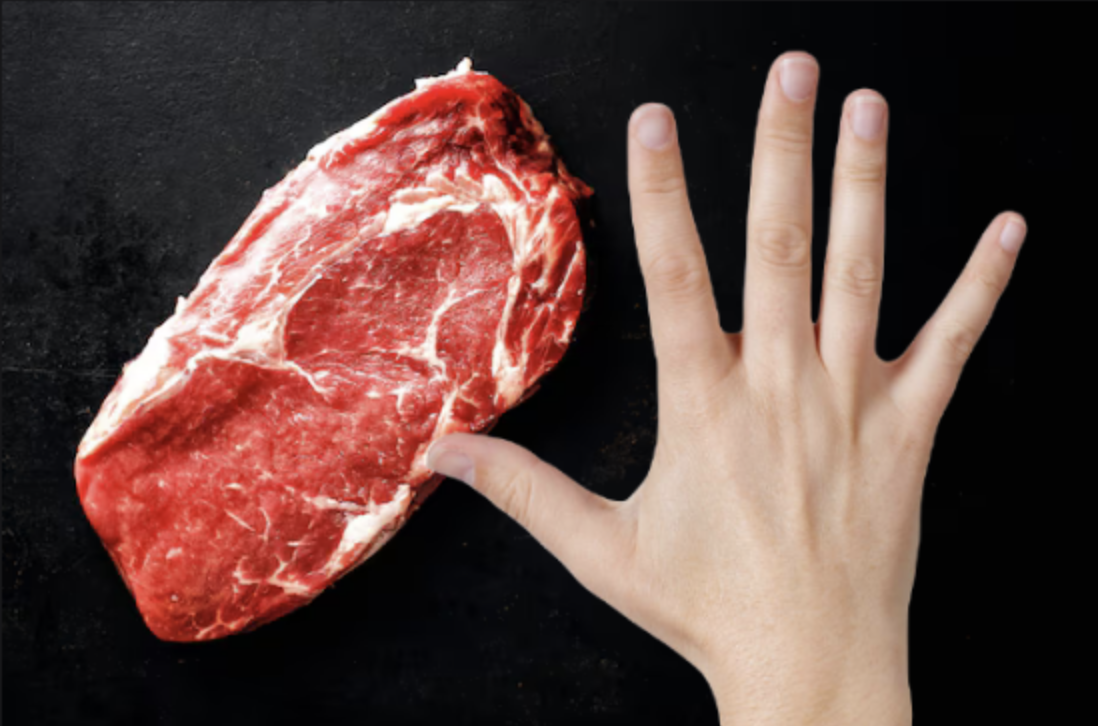
#> input picture testpng/test.png, 1098 x 726 px, given in place of test.jpeg, which was not available
$ python fat_separation.py
#> lines starting #> are read from the running program, lines starting #| are printed output that depends on the picture; after the words box and inside, x2 and y2 are one past the last pixel; in counts of white or black regions, pixels touching at a corner belong together; pictures that were not available may be replaced by others from this repository, and a replacement may not be noted
import os
import numpy as np
from PIL import Image, ImageOps

# 원본 이미지 경로 설정
img_path = './testpng/test.jpeg'

# 마스크 이미지 경로 설정
mask_path = './testpng/maskedtest.png'

# 이미지 열기 (컬러 이미지로)
image = Image.open(img_path).convert("RGB")
image = ImageOps.exif_transpose(image)  # EXIF 회전 정보 적용

# 마스크 이미지 열기 (그레이스케일로 변환)
mask_image = Image.open(mask_path).convert("L")
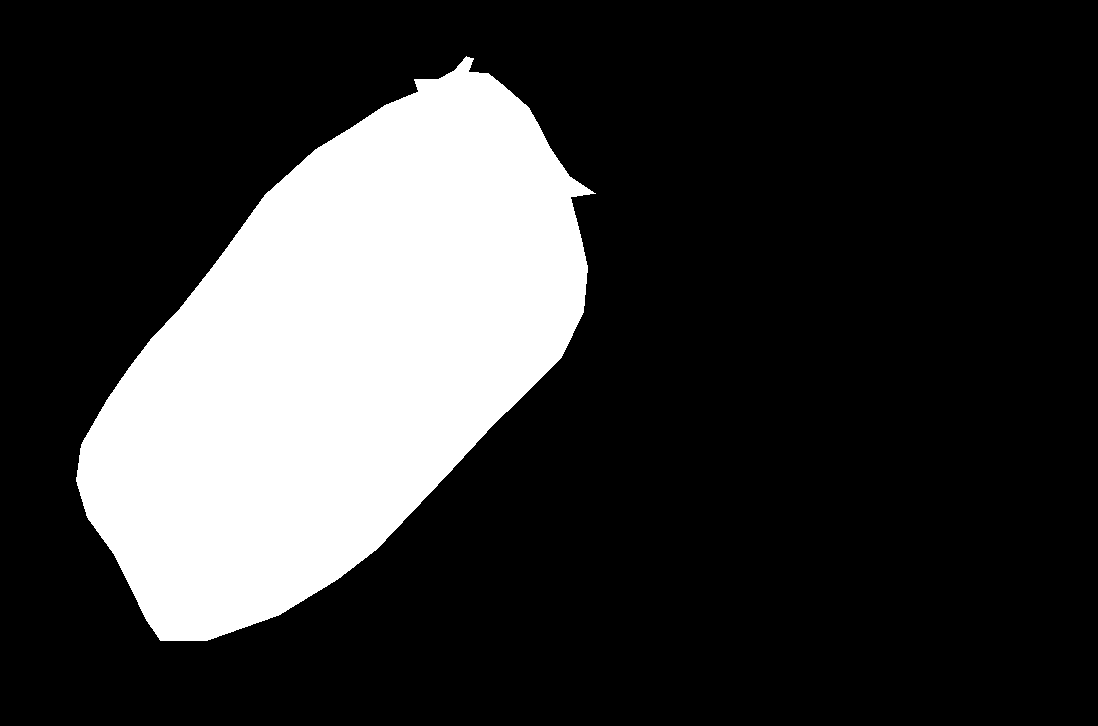
#> input picture testpng/maskedtest.png, 1098 x 726 px
#> mask_image is the input picture: PIL image 1098x726 L; 21.7% white; 1 white region, box (x1, y1, x2, y2) and area: (76, 56, 596, 641) 172772

# 임계값 설정 (지방만 흰색으로 나타나도록 높게 설정)
threshold = 130  # 필요에 따라 조정하세요

# 이미지를 NumPy 배열로 변환
image_np = np.array(image)  # shape: (height, width, 3)
mask_np = np.array(mask_image)  # shape: (height, width)

# 마스크 적용: 마스크 영역이 255인 부분만 남기기
# 마스크를 3차원으로 확장하여 컬러 채널에 적용
mask_np_expanded = np.expand_dims(mask_np == 255, axis=2)
masked_np = np.where(mask_np_expanded, image_np, 0).astype(np.uint8)
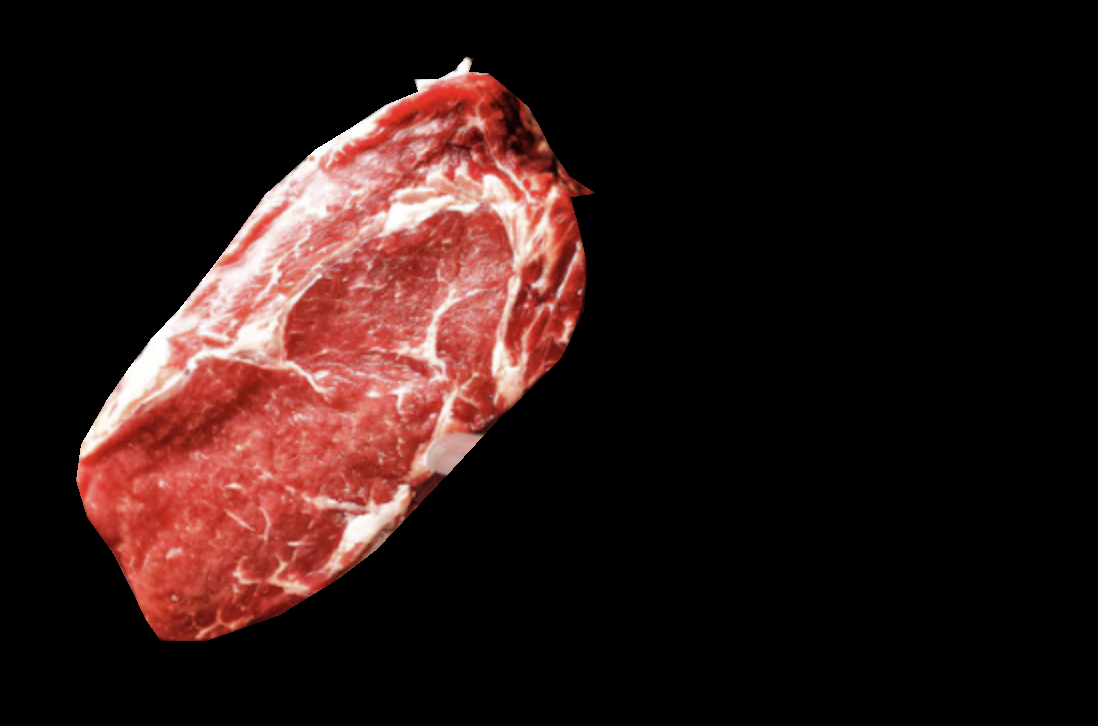
#> masked_np: shape (726, 1098, 3); mean of channels 0, 1, 2 43.5, 23.6, 21.5; drawn as R, G, B

# 원본 이미지의 파일 이름 추출
filename = os.path.basename(img_path)  # 예: '1.jpg'

# NumPy 배열을 다시 이미지로 변환
masked_image = Image.fromarray(masked_np)

# 저장할 디렉토리 경로 설정
save_data_dir = 'fat_separation/data/'

# 저장 경로 생성 (디렉토리가 존재하지 않으면 생성)
os.makedirs(save_data_dir, exist_ok=True)

# 최종 저장 경로 설정
save_data_path = os.path.join(save_data_dir, filename)

# 결과 이미지 저장
masked_image.save(save_data_path)

print(f"마스크 이미지가 '{save_data_path}'로 저장되었습니다.")

# 그레이스케일 이미지로 변환하여 임계값 적용
gray_image = image.convert("L")
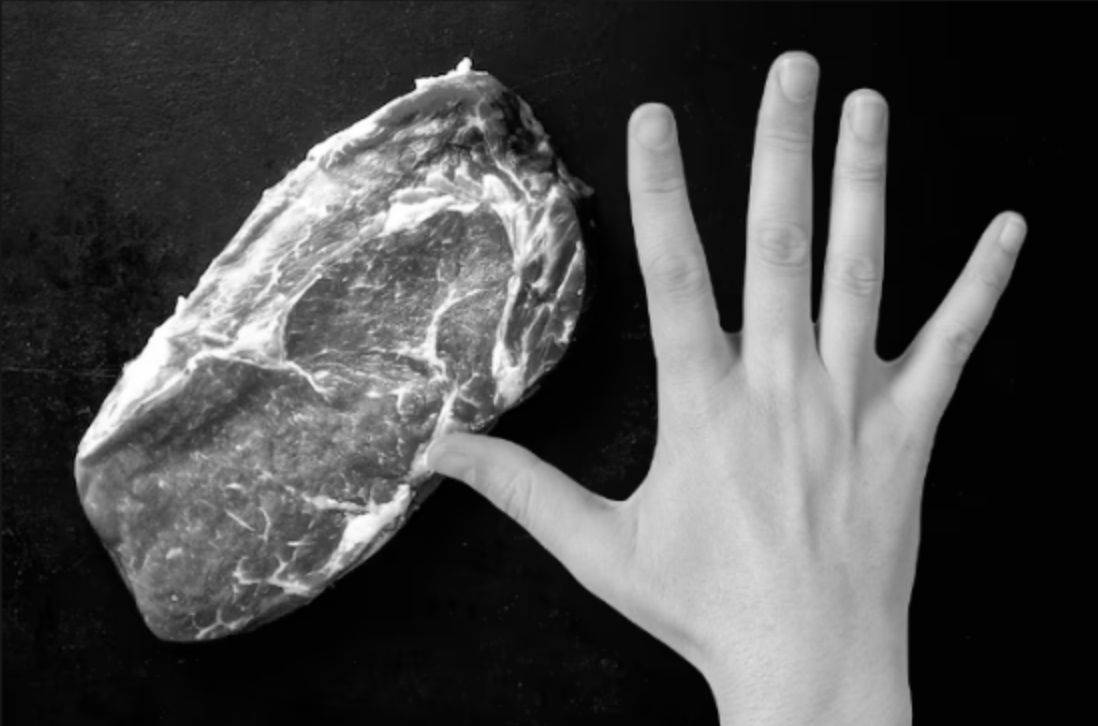
#> gray_image: PIL image 1098x726 L; min 0, max 255, mean 75.6
gray_image_np = np.array(gray_image)

# 임계값 적용: threshold 이상이면 255(흰색), 아니면 0(검은색)
binary_np = np.where(gray_image_np >= threshold, 255, 0).astype(np.uint8)
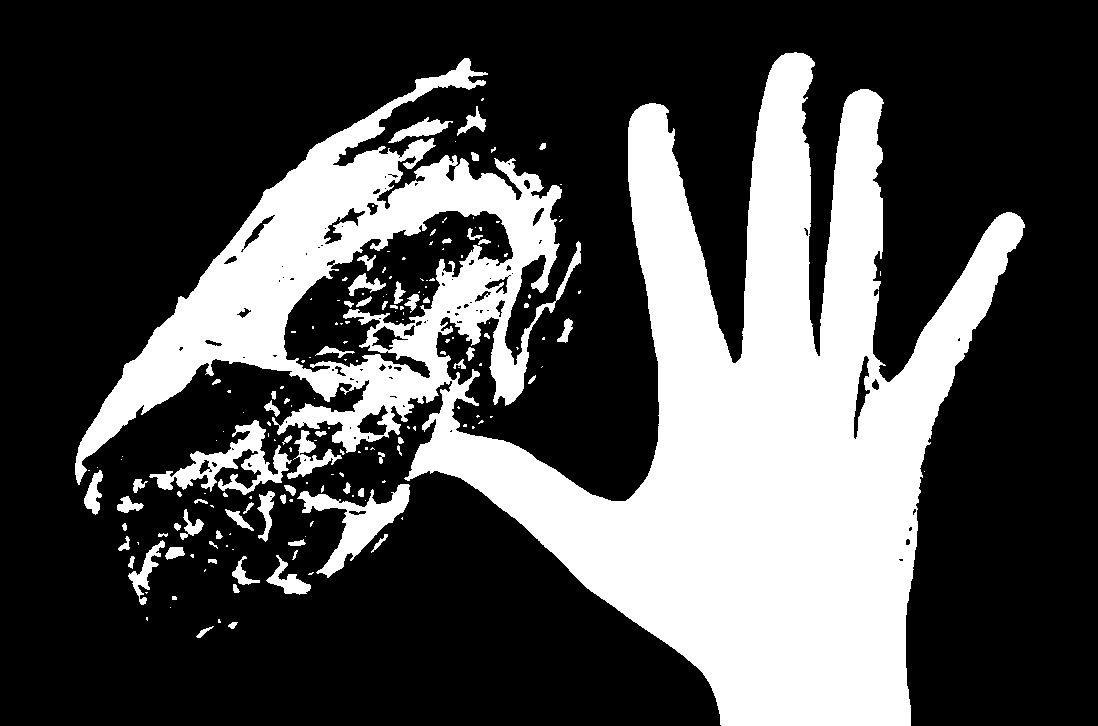
#> binary_np: shape (726, 1098); 30.3% white; 185 white regions (118 under 20 px), largest, box (x1, y1, x2, y2) and area: (75, 52, 1025, 726) 225363, (149, 420, 292, 495) 3398, (297, 484, 410, 578) 3336

# 마스크를 사용하여 배경을 검은색으로 설정
binary_np[mask_np == 0] = 0
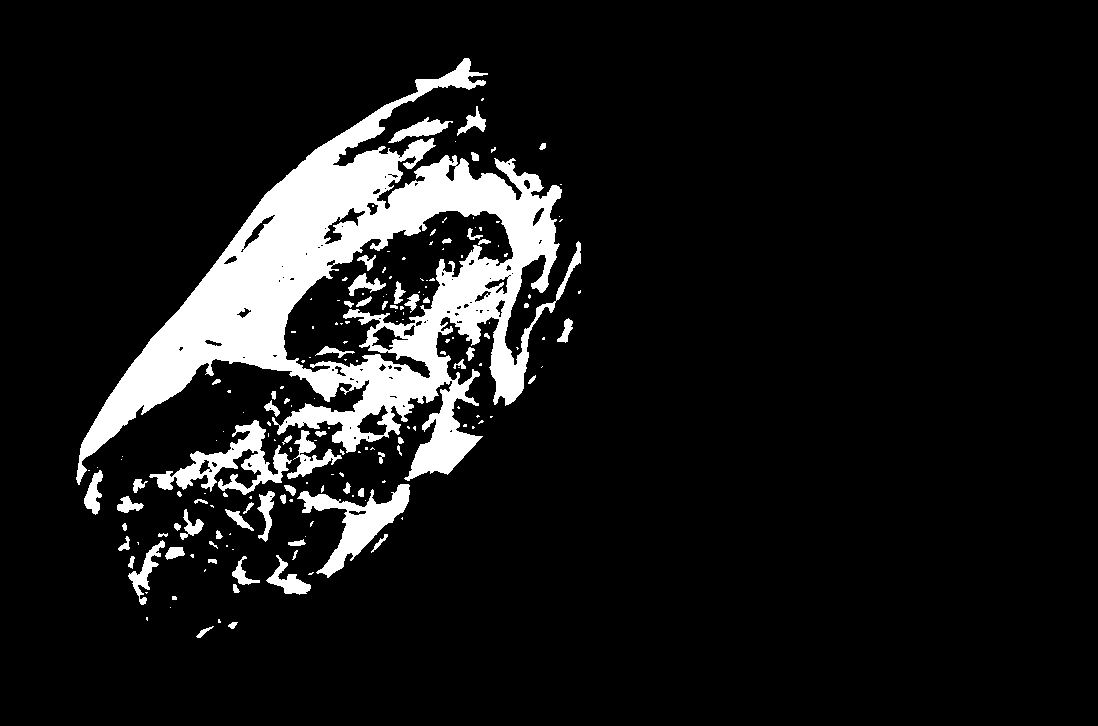
#> binary_np: shape (726, 1098); 10% white; 183 white regions (116 under 20 px), largest, box (x1, y1, x2, y2) and area: (76, 58, 581, 485) 63586, (149, 420, 292, 495) 3398, (297, 484, 410, 578) 3336

# NumPy 배열을 다시 이미지로 변환
binary_image = Image.fromarray(binary_np)

# 저장할 디렉토리 경로 설정
save_label_dir = 'fat_separation/mask/'

# 저장 경로 생성 (디렉토리가 존재하지 않으면 생성)
os.makedirs(save_label_dir, exist_ok=True)

# 최종 저장 경로 설정
save_label_path = os.path.join(save_label_dir, filename)

# 결과 이미지 저장
binary_image.save(save_label_path)

print(f"이진화된 이미지가 '{save_label_path}'로 저장되었습니다.")
